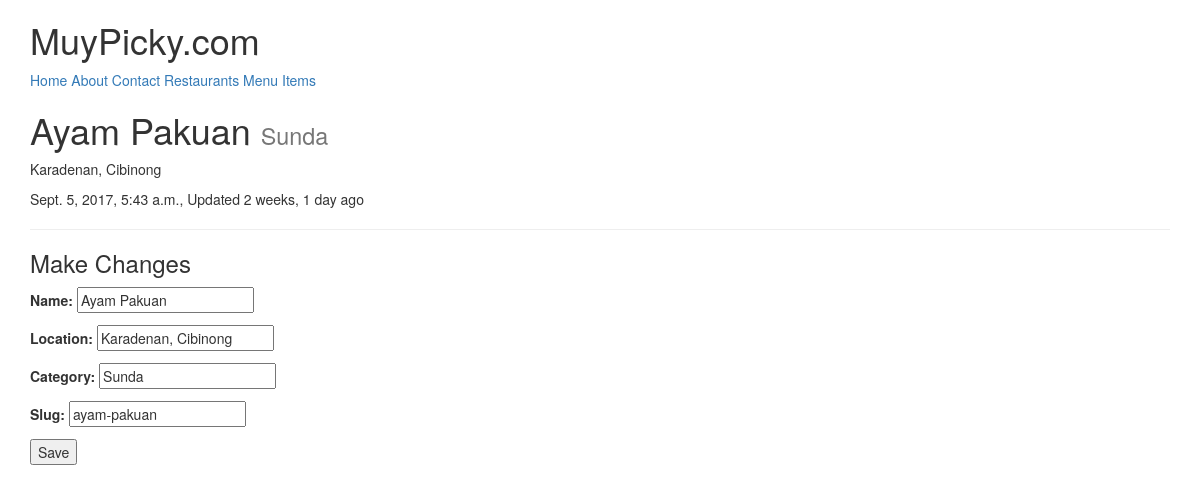
Screenshot of /restaurants/ayam-pakuan/ (signed in) with the database file from the repository.
### restaurants/models.py (models this page shows, shortened)
class RestaurantLocation(models.Model):
    owner = models.ForeignKey(User)
    name = models.CharField(max_length=120)
    location = models.CharField(max_length=120, null=True, blank=True)
    category = models.CharField(max_length=120, null=True, blank=True, validators=[validate_category])
    created = models.DateTimeField(auto_now=True)
    updated = models.DateTimeField(auto_now=True)
    slug = models.SlugField(null=True, blank=True)
    @property
    def title(self):
        return self.name

### restaurants/views.py (the view)
# urls.py: url(r'^(?P<slug>[\w-]+)/$', RestaurantUpdateView.as_view(), name="detail"),
class RestaurantUpdateView(LoginRequiredMixin, UpdateView):
    form_class = RestaurantLocationCreateForm
    login_url = '/login/'
    template_name = 'restaurants/detail-update.html'
    def get_context_data(self, *args, **kwargs):
        context = super(RestaurantUpdateView, self).get_context_data(*args, **kwargs)
        name = self.get_object().name
        context['title'] = 'Update Restaurant: {}'.format(name)
        return context
    def get_queryset(self):
        return RestaurantLocation.objects.filter(owner=self.request.user)

### restaurants/forms.py
class RestaurantLocationCreateForm(forms.ModelForm):
   class Meta:
      model = RestaurantLocation
      fields = ['name', 'location', 'category', 'slug',]

### restaurants/templates/restaurants/detail-update.html (shortened to what this page needs)
{% extends "base.html" %}
{% block content %}
<h1>{{ form.instance.title }} <small>{{ form.instance.category }}</small></h1>
<p>{{ form.instance.location }}</p>
<p>{{ form.instance.created}}, Updated {{ form.instance.updated|timesince}} ago</p>
<hr/>
<h3>Make Changes</h3>
{% include 'snippets/form-snippet.html' with form=form %}
{% endblock %}

### templates/snippets/form-snippet.html (shortened to what this page needs)
<form method='POST'> {% csrf_token %}
    {{ form.as_p }}
    <button type='submit'>Save</button>
</form>

### rows the page displays
RestaurantLocation: instance "Ayam Pakuan", instance.category "Sunda", instance.location "Karadenan, Cibinong", instance.created "Sept. 5, 2017, 5:43 a.m.", instance.updated "2 weeks, 1 day", name "Ayam Pakuan", location "Karadenan, Cibinong", category "Sunda", slug "ayam-pakuan"
